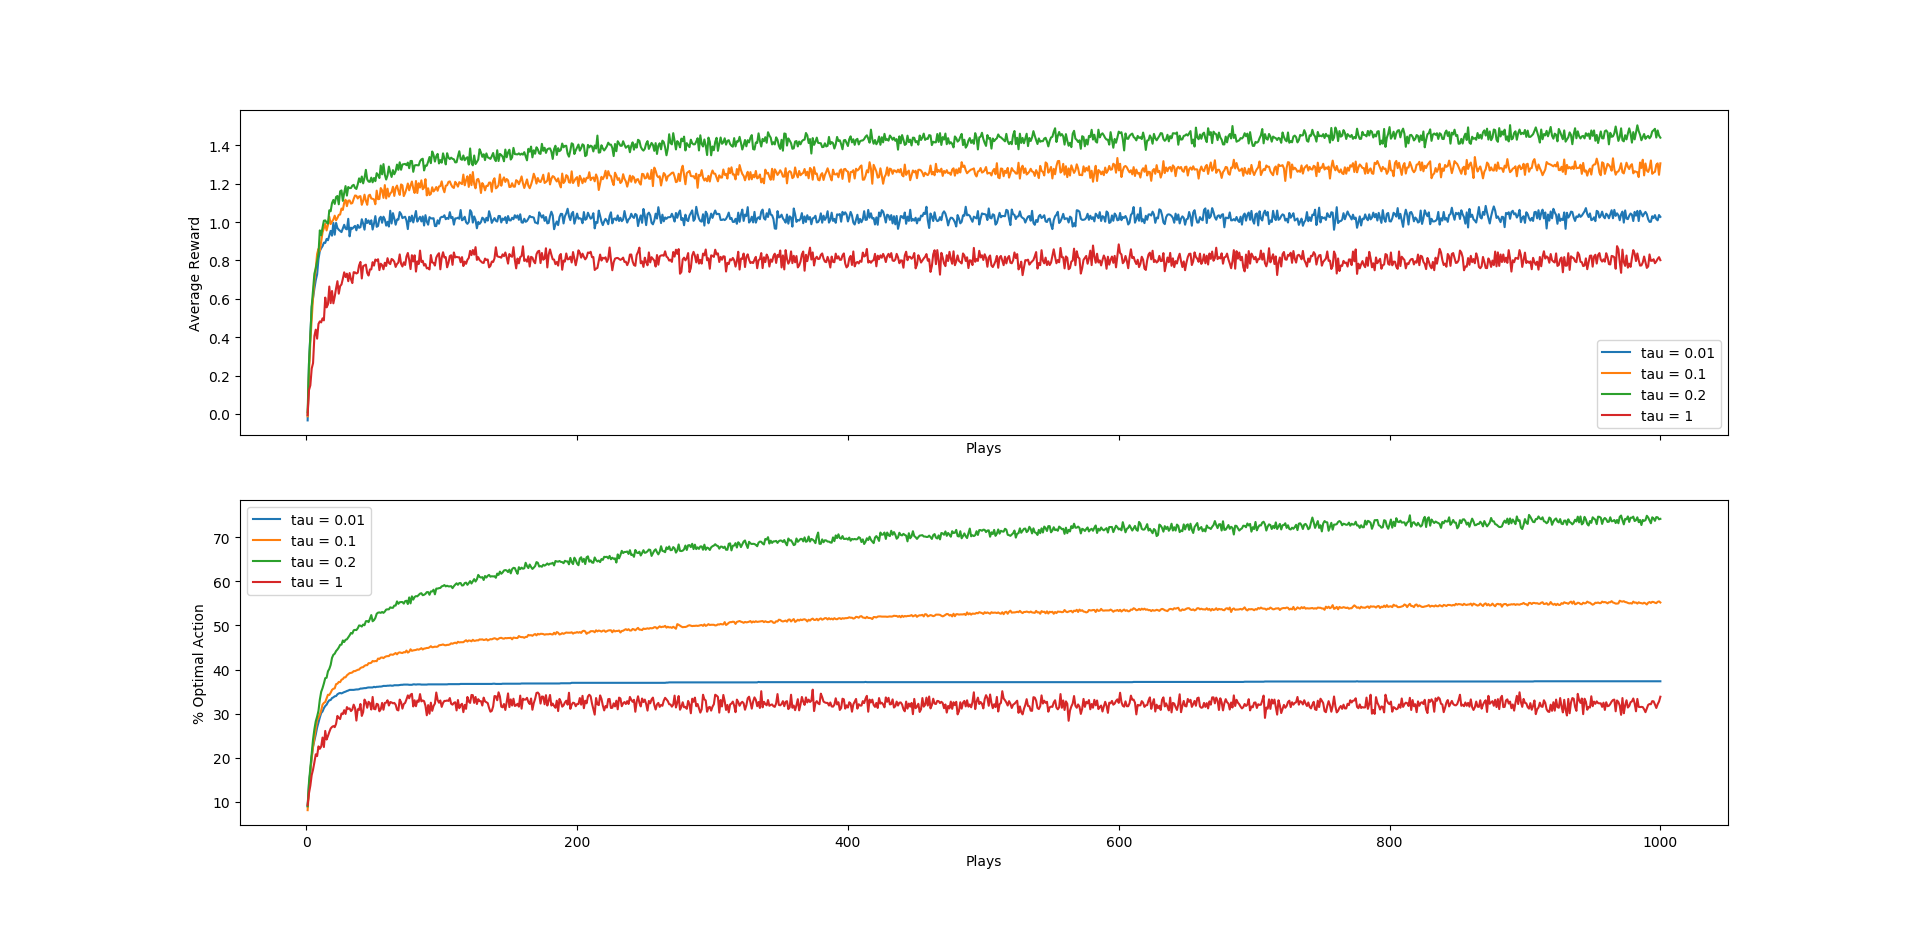

The Python source for this figure:
import numpy as np
import matplotlib.pyplot as plt
import bisect


class WeightedRandomGenerator(object):
    def __init__(self, weights):
        self.totals = []
        running_total = 0

        for w in weights:
            running_total += w
            self.totals.append(running_total)

    def next(self):
        rnd = np.random.uniform() * self.totals[-1]
        return bisect.bisect_right(self.totals, rnd)


def random_boltzmann(q, T):
    weights = [np.exp(q[a]/T) for a in range(len(q))]
    rand_gen = WeightedRandomGenerator(weights)
    return rand_gen.next()


def main():
    np.random.seed(0)
    n = 10
    plays_num = 1000
    tasks_num = 2000
    tau = [0.01, 0.1, 0.2, 1]
    labels = ['tau = ' + str(x) for x in tau]
    
    plays = range(1, plays_num + 1)
    f, (ax1, ax2) = plt.subplots(2, sharex=True)
    
    for i in range(len(tau)):
        r_means = np.zeros(plays_num)
        optimals = np.zeros(plays_num)
        for j in range(tasks_num):
            q_star = np.random.normal(size=n)
            a_optimal = np.argmax(q_star)
            q = np.zeros(n)
            k = np.zeros(n)
            for p in range(plays_num):
                a = random_boltzmann(q, tau[i])
                r = np.random.normal(q_star[a], 1)
                q[a] += (r - q[a])/(k[a] + 1)
                k[a] += 1
                r_means[p] += r
                if a == a_optimal:
                    optimals[p] += 1
        optimals = [100*x/tasks_num for x in optimals]
        r_means = [x/tasks_num for x in r_means]
        ax1.plot(plays, r_means, label=labels[i])
        ax2.plot(plays, optimals, label=labels[i])
    
    ax1.set_xlabel('Plays')
    ax1.set_ylabel('Average Reward')
    ax1.legend()
    
    ax2.set_xlabel('Plays')
    ax2.set_ylabel('% Optimal Action')
    ax2.legend()
    
    plt.show()


if __name__ == '__main__':
    main()
